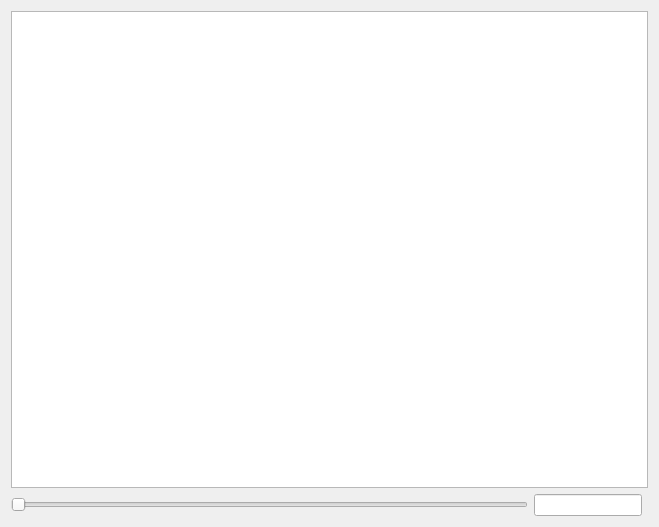
<?xml version="1.0" encoding="UTF-8"?>
<ui version="4.0">
 <class>ImageShowWidget</class>
 <widget class="QWidget" name="ImageShowWidget">
  <property name="geometry">
   <rect>
    <x>0</x>
    <y>0</y>
    <width>659</width>
    <height>527</height>
   </rect>
  </property>
  <property name="windowTitle">
   <string>Image Show</string>
  </property>
  <layout class="QGridLayout" name="gridLayout">
   <item row="3" column="0">
    <layout class="QGridLayout" name="gridLayout_2">
     <item row="0" column="1">
      <widget class="QLineEdit" name="ImageShowLineEdit">
       <property name="sizePolicy">
        <sizepolicy hsizetype="Preferred" vsizetype="Fixed">
         <horstretch>0</horstretch>
         <verstretch>0</verstretch>
        </sizepolicy>
       </property>
      </widget>
     </item>
     <item row="0" column="0">
      <widget class="QSlider" name="ImageShowSlider">
       <property name="orientation">
        <enum>Qt::Horizontal</enum>
       </property>
      </widget>
     </item>
    </layout>
   </item>
   <item row="0" column="0" colspan="2">
    <widget class="ImageView" name="ImageShowGraphicsView"/>
   </item>
  </layout>
 </widget>
 <customwidgets>
  <customwidget>
   <class>ImageView</class>
   <extends>QGraphicsView</extends>
   <header>pyqtgraph</header>
  </customwidget>
 </customwidgets>
 <resources/>
 <connections/>
</ui>
